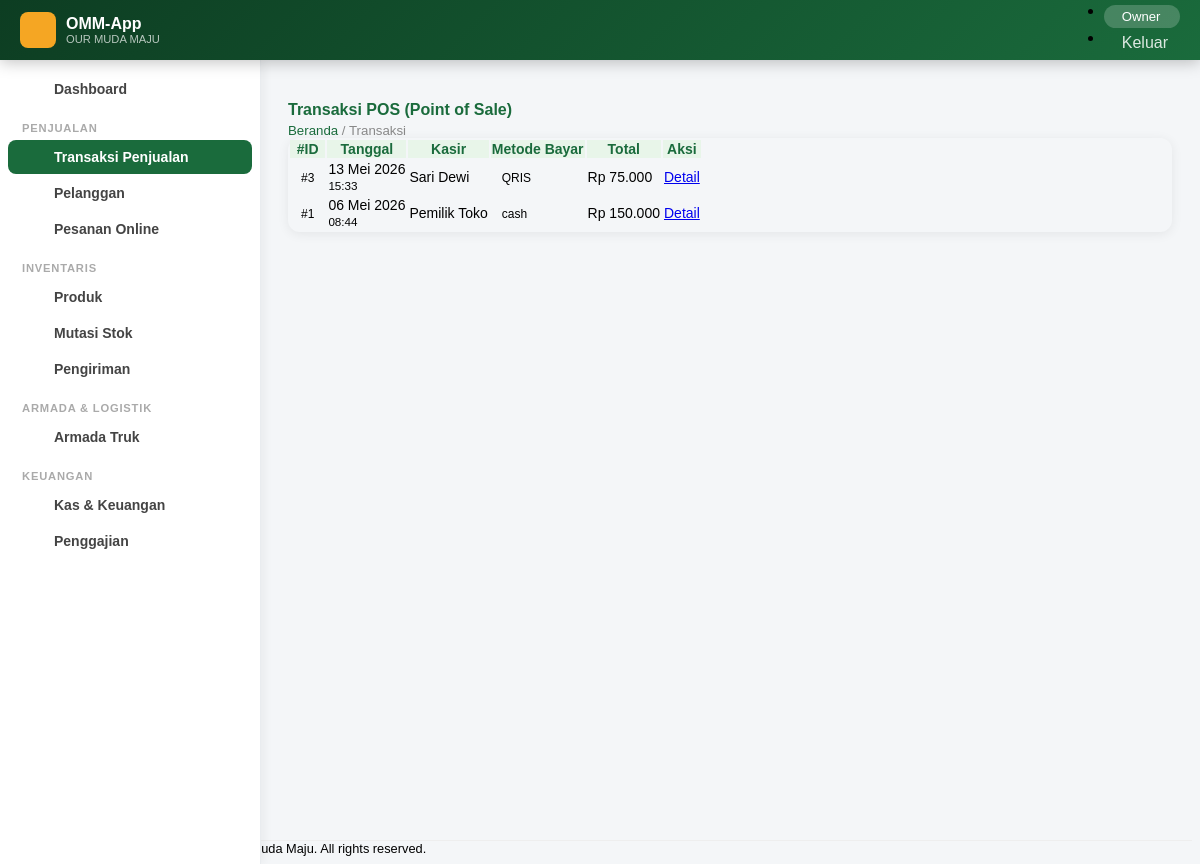
Page /transaksi.php (signed in) on the committed database.
### tables this page shows
CREATE TABLE `transaksi` (
  `id_transaksi` int NOT NULL AUTO_INCREMENT,
  `tanggal` timestamp NULL DEFAULT CURRENT_TIMESTAMP,
  `total` decimal(12,2) NOT NULL,
  `metode_pembayaran` varchar(50) NOT NULL,
  `id_kasir` int NOT NULL,
  PRIMARY KEY (`id_transaksi`),
  KEY `id_kasir` (`id_kasir`),
  CONSTRAINT `transaksi_ibfk_1` FOREIGN KEY (`id_kasir`) REFERENCES `karyawan` (`id_karyawan`)
);

CREATE TABLE `karyawan` (
  `id_karyawan` int NOT NULL AUTO_INCREMENT,
  `nama` varchar(100) NOT NULL,
  `jabatan` varchar(50) NOT NULL,
  `no_hp` varchar(20) NOT NULL,
  `gaji` decimal(12,2) NOT NULL DEFAULT '0.00',
  `id_role` int NOT NULL,
  PRIMARY KEY (`id_karyawan`),
  KEY `id_role` (`id_role`),
  CONSTRAINT `karyawan_ibfk_1` FOREIGN KEY (`id_role`) REFERENCES `role` (`id_role`)
);

### koneksi.php (called while the page is built, shortened)
<?php
class Koneksi {
    private $db_host = 'localhost',
            $db_user = 'root',
            $db_pass = 'kristin',
            $db_name = 'db_toko_bangunan';
    function __construct() {
        try {
            $this->db = new PDO(
                "mysql:host=$this->db_host;dbname=$this->db_name;charset=utf8",
                $this->db_user,
                $this->db_pass,
                [PDO::ATTR_ERRMODE => PDO::ERRMODE_EXCEPTION]
            );
        } catch (PDOException $e) {
            die('<div class="alert alert-danger m-3">Koneksi database gagal: ' . $e->getMessage() . '</div>');
        }
    }
}
?>

### Dml.php (called while the page is built, shortened)
<?php
include_once "koneksi.php";
class Dml extends Koneksi {
    public function query($sql, $params = [])
    {
        $q = $this->db->prepare($sql);
        $q->execute($params);
        return $q->fetchAll(PDO::FETCH_ASSOC);
    }
}
?>

### fungsi.php (called while the page is built, shortened)
<?php
function tanggal($tanggal)
{
    $bulan = [
        'Januari', 'Februari', 'Maret', 'April', 'Mei', 'Juni',
        'Juli', 'Agustus', 'September', 'Oktober', 'November', 'Desember'
    ];
    if (preg_match('/^\d{4}-\d{2}-\d{2}/', $tanggal)) {
        $tgl       = substr($tanggal, 8, 2);
        $bln_index = (int) substr($tanggal, 5, 2) - 1;
        $bln       = $bulan[$bln_index] ?? '';
        $thn       = substr($tanggal, 0, 4);
        return "$tgl $bln $thn";
    }
    return $tanggal;
}
function rupiah($angka)
{
    return 'Rp ' . number_format($angka, 0, ',', '.');
}

### transaksi.php (the view, shortened to what this page needs)
<?php
include "fungsi.php";
include "Dml.php";
$db = new Dml();
$transaksi = $db->query("SELECT t.id_transaksi, t.tanggal, k.nama as kasir, t.metode_pembayaran, SUM(d.subtotal) as total FROM transaksi t JOIN karyawan k ON t.id_kasir=k.id_karyawan JOIN detail_transaksi d ON t.id_transaksi=d.id_transaksi GROUP BY t.id_transaksi ORDER BY t.tanggal DESC");
include "header.php";
?>
<main id="main">
<div class="d-flex align-items-center justify-content-between mb-4 flex-wrap gap-2">
    <div>
        <h4 class="page-title mb-0"><i class="bi bi-receipt me-2"></i>Transaksi POS (Point of Sale)</h4>
        <div class="page-breadcrumb"><a href="beranda.php">Beranda</a> / Transaksi</div>
    </div>
</div>
<div class="card">
    <div class="card-body p-0">
        <div class="table-responsive">
            <table class="table table-hover datatable mb-0">
                <thead><tr class="text-center">
                    <th>#ID</th><th>Tanggal</th><th>Kasir</th><th>Metode Bayar</th><th>Total</th><th>Aksi</th>
                </tr></thead>
                <tbody>
                <?php if (empty($transaksi)): ?>
                <tr><td colspan="6" class="text-center text-muted py-4">Belum ada transaksi</td></tr>
                <?php else: foreach ($transaksi as $t): ?>
                <tr class="text-center">
                    <td><span class="badge bg-primary">#<?php echo $t['id_transaksi']; ?></span></td>
                    <td><?php echo tanggal(substr($t['tanggal']??'',0,10)); ?><br><small class="text-muted"><?php echo substr($t['tanggal']??'',11,5); ?></small></td>
                    <td><?php echo htmlspecialchars($t['kasir']); ?></td>
                    <td><span class="badge bg-<?php echo $t['metode_pembayaran']=='Tunai'?'success':($t['metode_pembayaran']=='Transfer'?'info':'warning'); ?>"><?php echo $t['metode_pembayaran']; ?></span></td>
                    <td class="text-success fw-bold"><?php echo rupiah($t['total']); ?></td>
                    <td>
                        <a href="transaksi-detail.php?id=<?php echo $t['id_transaksi']; ?>" class="btn btn-sm btn-outline-primary" title="Detail">
                            <i class="bi bi-eye"></i> Detail
                        </a>
                    </td>
                </tr>
                <?php endforeach; endif; ?>
                </tbody>
            </table>
        </div>
    </div>
</div>
</main>
<?php include "footer.php"; ?>

### assets/css/main.css (style rules this page uses)
:root { --btj-primary: #1a6b3c; --btj-secondary: #f5a623; --btj-accent: #e8f5e9; --btj-dark: #0d3d22; --btj-sidebar-w: 260px; }
body { font-family: 'Nunito', sans-serif; background: #f4f6f8; }
#main { margin-left: var(--btj-sidebar-w); margin-top: 60px; padding: 20px; transition: all 0.3s; min-height: calc(100vh - 60px); }
.card { border: none; border-radius: 12px; box-shadow: 0 2px 12px rgba(0,0,0,0.07); }
.table { font-size: 0.875rem; }
.table thead th { background: var(--btj-accent); color: var(--btj-primary); font-weight: 700; border: none; }
.page-title { font-family: 'Poppins', sans-serif; font-weight: 700; color: var(--btj-primary); margin-bottom: 4px; }
.page-breadcrumb { color: #888; font-size: 0.83rem; }
.page-breadcrumb a { color: var(--btj-primary); text-decoration: none; }
.badge { font-size: 0.75rem; padding: 5px 10px; border-radius: 20px; }

### rows in the picture
transaksi: id_transaksi "3", tanggal "13 Mei 2026", tanggal "15:33", id_kasir.nama "Sari Dewi", metode_pembayaran "QRIS", total "Rp 75.000"
transaksi: id_transaksi "1", tanggal "06 Mei 2026", tanggal "08:44", id_kasir.nama "Pemilik Toko", metode_pembayaran "cash", total "Rp 150.000"

### other values in the picture
$_SESSION['nama_role'] "Owner"
